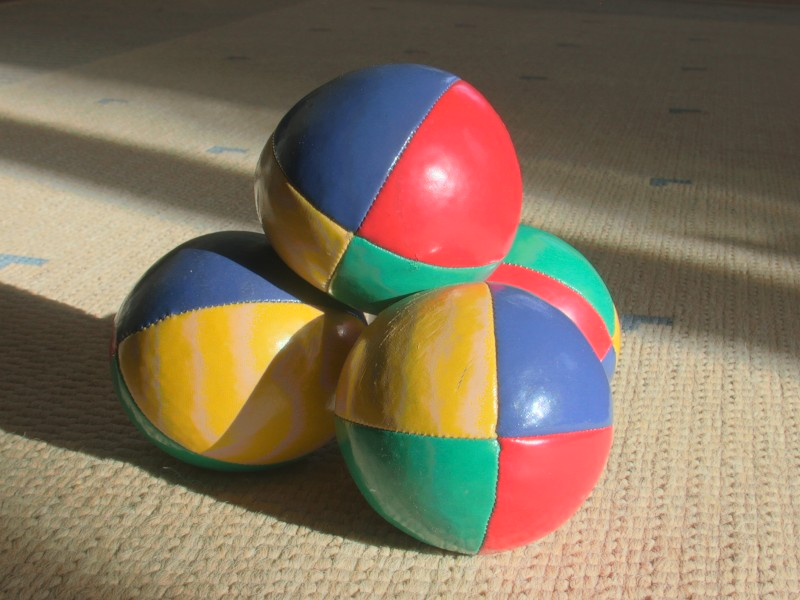
#> input picture sample.jpg, 800 x 600 px
$ python '16 Sobel Edge Detection Algo.py'   (older library calls are emulated)
#> lines starting #> are read from the running program, lines starting #| are printed output that depends on the picture
import cv2
import numpy as np

image = cv2.imread("sample.jpg")
#> image is the input picture: shape (600, 800, 3); mean B, G, R 93.5, 114.7, 130.9

if image is None:
    print("Error")
    exit()

gray = cv2.cvtColor(image, cv2.COLOR_BGR2GRAY)
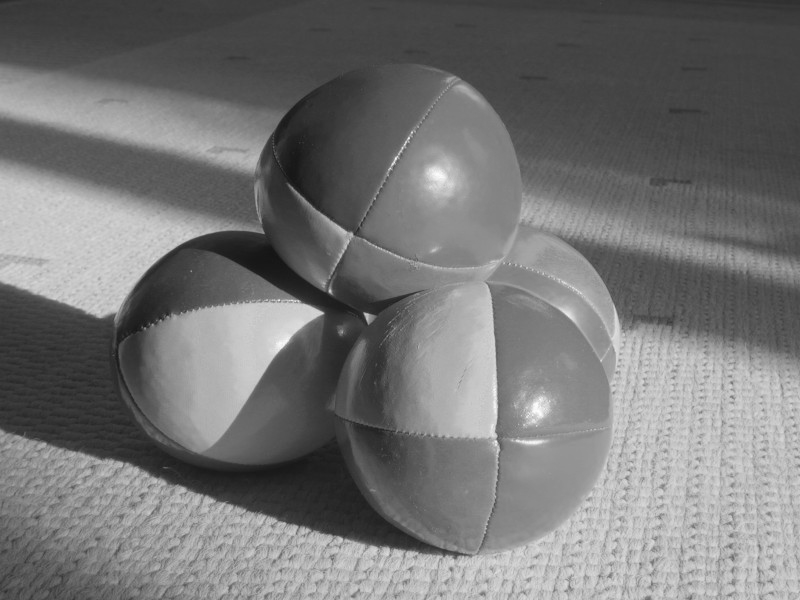
#> gray: shape (600, 800); min 20, max 253, mean 117.1

sobel_x = cv2.Sobel(gray, cv2.CV_64F, 1, 0, ksize=3)
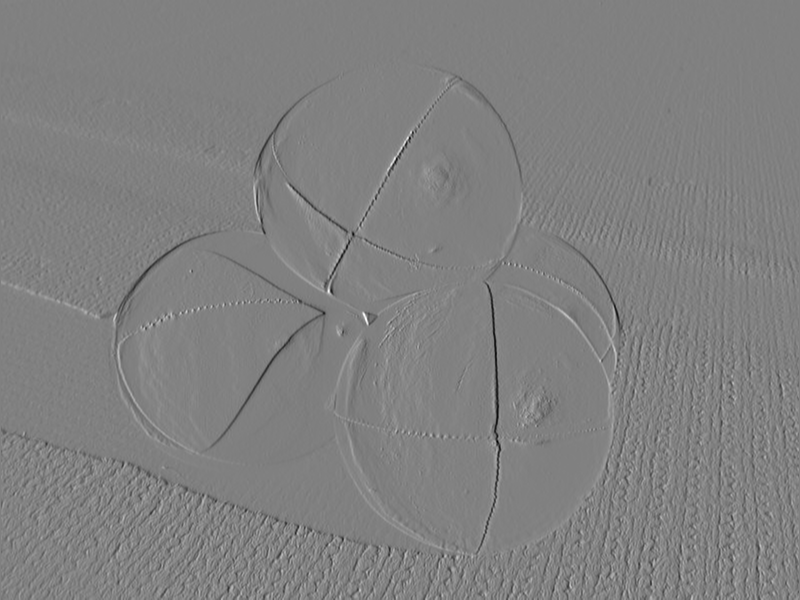
#> sobel_x: shape (600, 800) float64; min -505, max 496, mean 0.1; drawn with min black and max white
sobel_y = cv2.Sobel(gray, cv2.CV_64F, 0, 1, ksize=3)
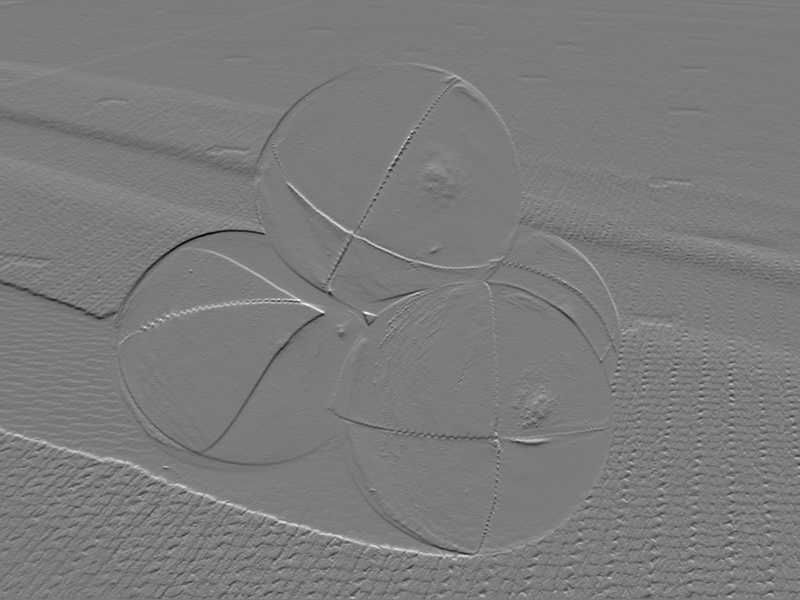
#> sobel_y: shape (600, 800) float64; min -472, max 502, mean 1.3; drawn with min black and max white

sobel_x = cv2.convertScaleAbs(sobel_x)
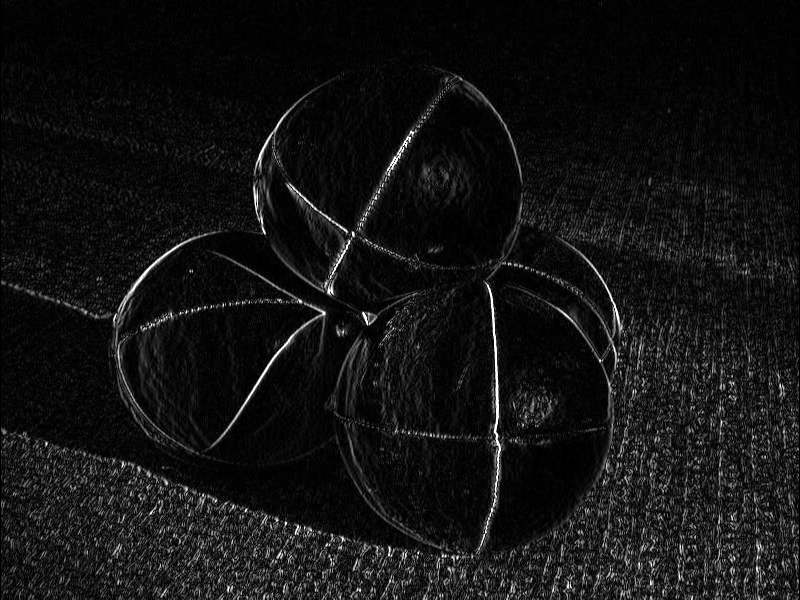
#> sobel_x: shape (600, 800); min 0, max 255, mean 18.9
sobel_y = cv2.convertScaleAbs(sobel_y)
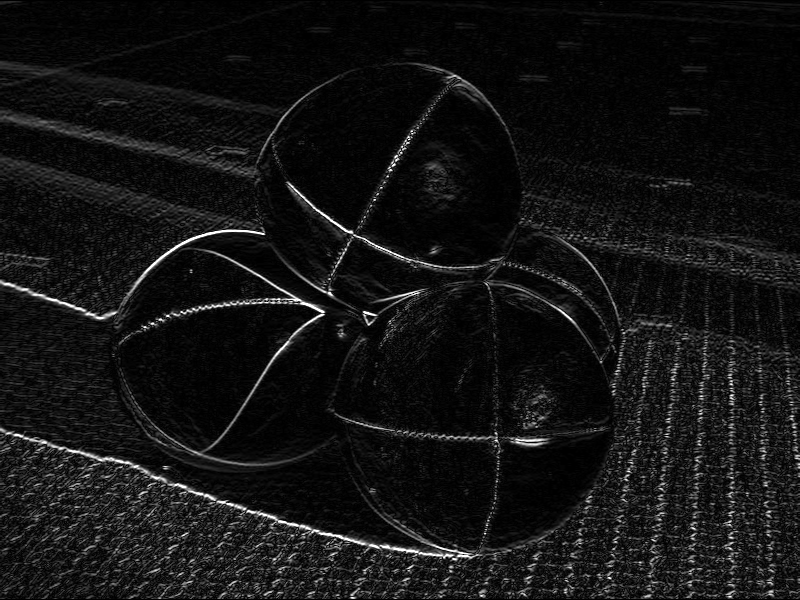
#> sobel_y: shape (600, 800); min 0, max 255, mean 19.3

sobel_combined = cv2.addWeighted(sobel_x, 0.5, sobel_y, 0.5, 0)
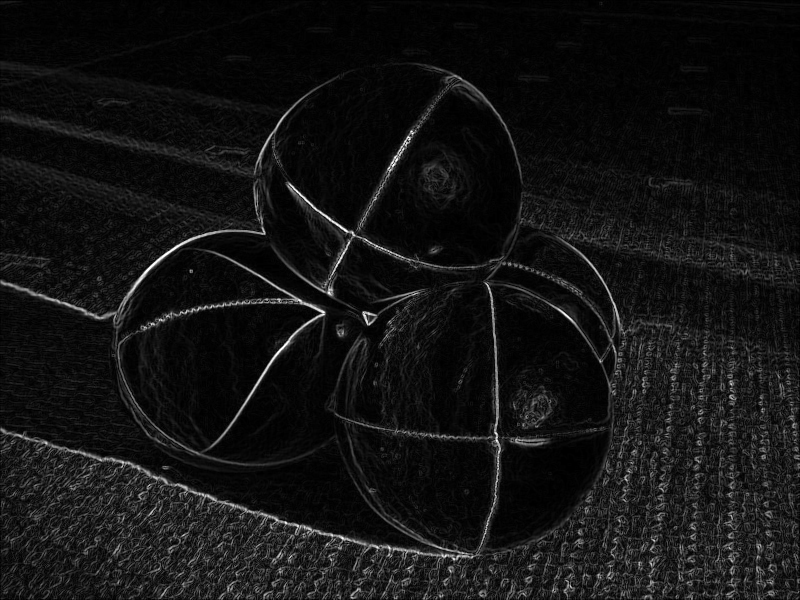
#> sobel_combined: shape (600, 800); min 0, max 255, mean 19.1

cv2.imshow("Original Image", image)
cv2.imshow("Sobel X", sobel_x)
cv2.imshow("Sobel Y", sobel_y)
cv2.imshow("Sobel Combined", sobel_combined)

cv2.imwrite("sobel_x.jpg", sobel_x)
cv2.imwrite("sobel_y.jpg", sobel_y)
cv2.imwrite("sobel_combined.jpg", sobel_combined)

cv2.waitKey(0)
cv2.destroyAllWindows()
